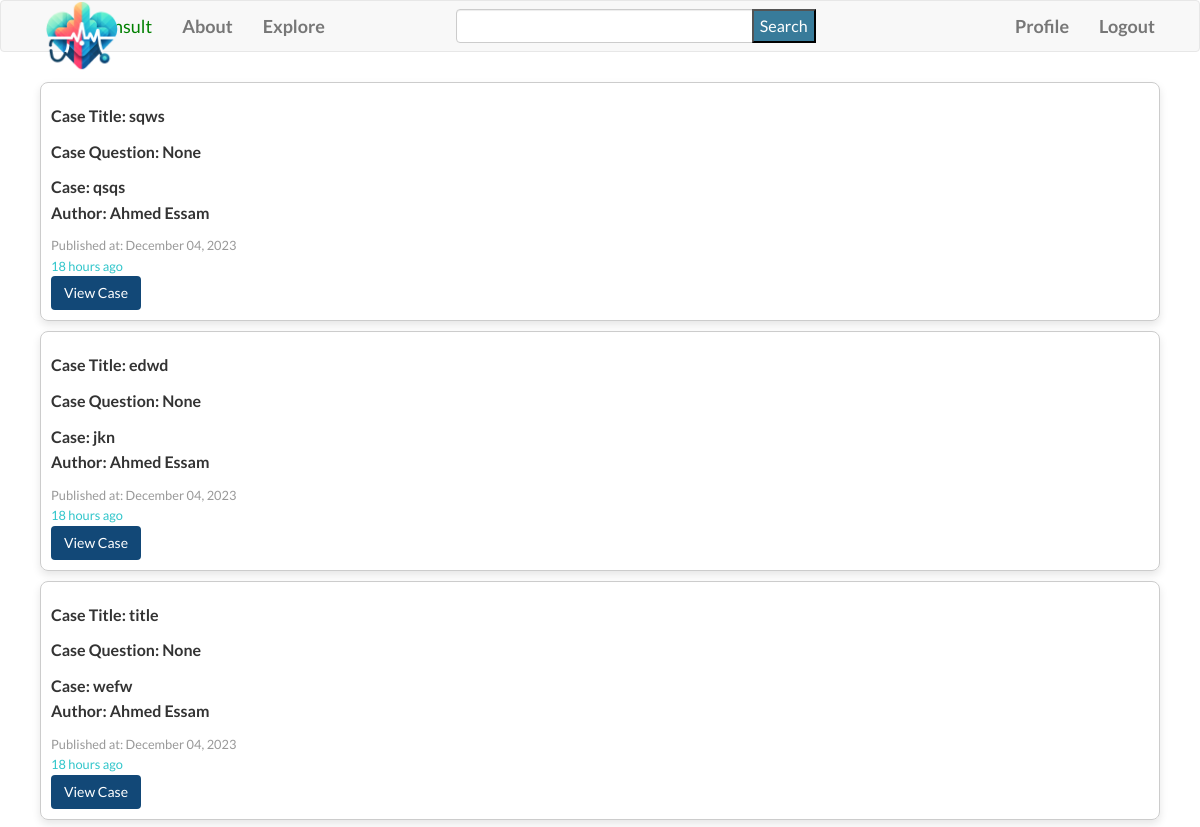
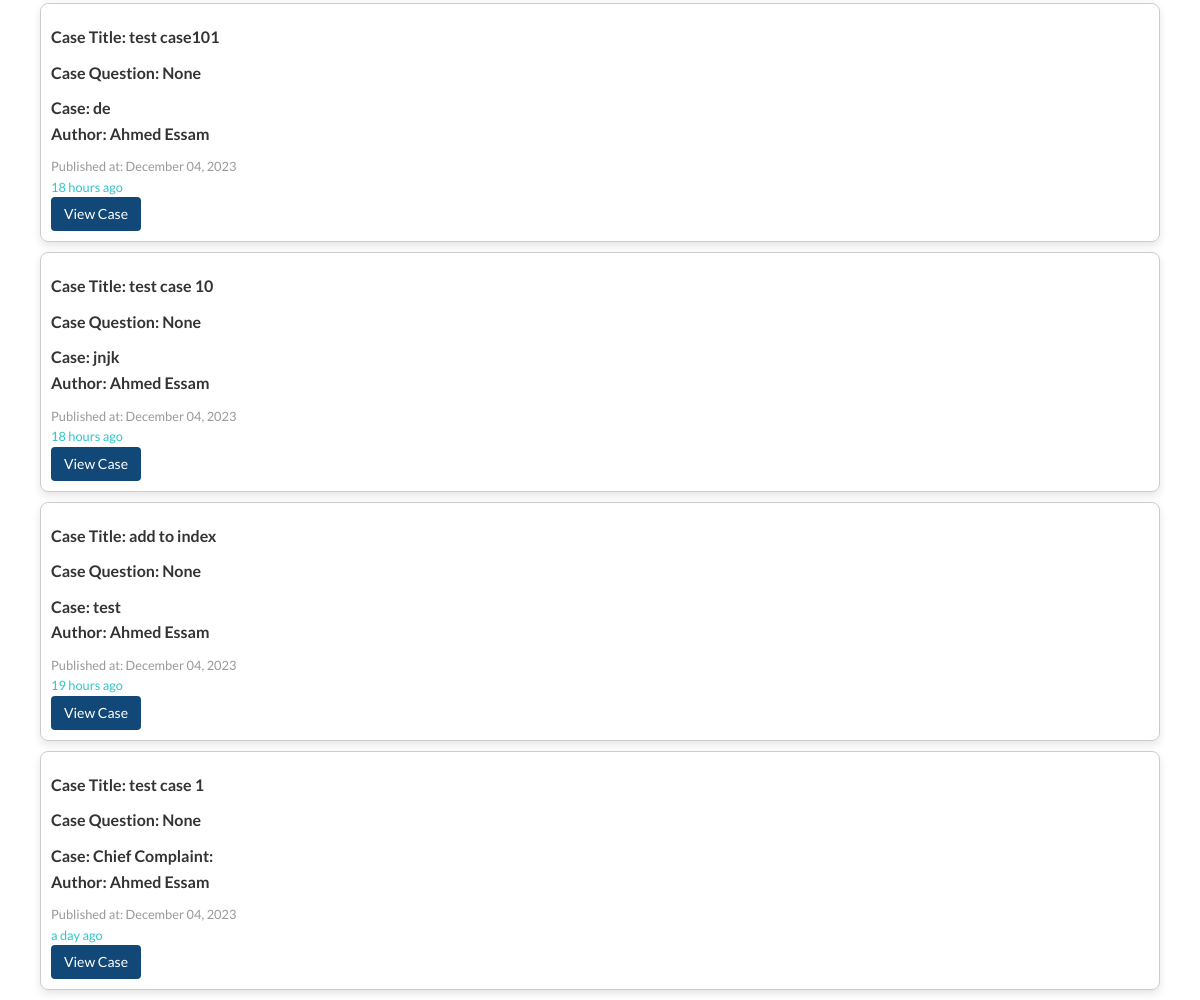
Screenshot of /explore (signed in) with the database file from the repository (2 pictures, top to bottom).
### app/models.py (models this page shows, shortened)
class Case(db.Model):
    __tablename__ = 'case'
    id = db.Column(db.Integer, primary_key=True)
    title = db.Column(db.String(140))
    question = db.Column(db.String(140))
    patient_age = db.Column(db.String(20))
    patient_sex = db.Column(db.String(10))
    chief_complaint = db.Column(db.Text)
    medical_history = db.Column(db.Text)
    current_medications = db.Column(db.Text)
    image_files = db.Column(db.String(255))  # Store file paths for images
    lab_files = db.Column(db.String(255))  # Store file paths for lab files
    timestamp = db.Column(db.DateTime, index=True, default=datetime.utcnow)
    user_id = db.Column(db.Integer, db.ForeignKey('user.id'))
    comments = db.relationship('Comment', backref='case', lazy='dynamic')

class User(UserMixin,db.Model):
    id = db.Column(db.Integer, primary_key=True)
    username = db.Column(db.String(65), index=True, unique=True)
    email = db.Column(db.String(120), index=True, unique=True)
    password_hash = db.Column(db.String(128))
    bio = db.Column(db.String(200))
    medical_degree = db.Column(db.String(100))
    speciality = db.Column(db.String(100))
    licenses = db.Column(db.String(200))
    last_seen = db.Column(db.DateTime, default=datetime.utcnow)
    cases = db.relationship('Case', backref='author', lazy="dynamic")
    followed = db.relationship(
        'User',
        secondary=followers,
        primaryjoin=(followers.c.follower_id == id),
        secondaryjoin=(followers.c.followed_id == id),
        backref=db.backref('followers',lazy='dynamic'),
        lazy='dynamic'
        )
    comments= db.relationship('Comment', backref='author', lazy='dynamic')

### app/routes.py (the view)
@app.route('/explore')
@login_required
def explore():
    page = request.args.get('page', 1, type=int)
    cases = Case.query.order_by(Case.timestamp.desc()).paginate(page=page, per_page=app.config['CASES_PER_PAGE'], error_out=False)
    return render_template('explore.html', title='Explore', cases=cases.items)

### forms.py
class SearchForm(FlaskForm):
    query = StringField('Query', validators=[DataRequired()])
    submit = SubmitField('Search')

### app/routes.py (called while the page is built)
@login.user_loader
def load_user(id):
    return User.query.get(int(id))

@app.before_request
def before_request():
    if current_user.is_authenticated:
        current_user.last_seen = datetime.utcnow()
        db.session.commit()
        g.search_form = SearchForm()

### app/templates/explore.html (shortened to what this page needs)
{% extends "base.html" %}
{% import 'bootstrap/wtf.html' as wtf %}
{% block head %}
    {{ super() }}
    <link rel="stylesheet" href="{{ url_for('static', filename='css/explore.css') }}">
{% endblock %}
{% block app_content %}
{% for case in cases %}
<div class="case-block">
    <div class="row">
        <div class="col-md-8">
            <p class="case-title">Case Title: <b>{{ case.title }}</b></p>
            <p class="case-title">Case Question: <b>{{ case.question }}</b></p>
            <p class="case-complaint">Case: {{ case.chief_complaint }}</p>
            <p class="case-author">
                <span>Author:
                </span>  {{ case.author.username if case.author }}
            </p>
            <p class="case-date">Published at:
                {{ (case.timestamp.strftime('%B %d, %Y')) }} <br>
                <span style="color:#2FC5CA">
                    {{ moment(case.timestamp).fromNow() }}
                </span>
            </p>
            <p class="case-link">
                <a class="btn" style="background-color:#124877;" href="{{ url_for('show_case', case_id=case.id) }}">View Case</a>
            </p>
        </div>
        <div class="col-md-4">
        </div>
    </div>
</div>
{% endfor %}
{% endblock %}

### app/templates/base.html (shortened to what this page needs)
{% extends 'bootstrap/base.html' %}
{% block head %}
    {{ super() }}
    <link rel="stylesheet" href="{{ url_for('static', filename='css/base.css') }}">
    <link rel="stylesheet" href="https://cdnjs.cloudflare.com/ajax/libs/font-awesome/5.15.3/css/all.min.css">
{% endblock %}
{% block navbar %}
    <nav class="navbar navbar-default">
        <div class="container">
            <div class="navbar-header">
                <a  href="{{ url_for('index') }}">
                    <img id="logo" src="{{ url_for('static', filename='images/mediconsult_.png') }}">
                </a>
                <a class="navbar-brand" href="{{ url_for('index') }}" style="color:green; margin-left:5px">MediConsult</a>            </div>
                <div class="collapse navbar-collapse" id="bs-example-navbar-collapse-1">
                <ul class="nav navbar-nav">
                    <li><a href="{{ url_for('about') }}">About</a></li>
                    <li><a href="{{ url_for('explore') }}">Explore</a></li>
                </ul>
                <div class="search_form">
                    <form method="GET" action="/search">
                        {{ g.search_form.query(class='form-control') }}
                        {{ g.search_form.submit(id="search_submit") }}
                    </form>
                </div>
                <ul class="nav navbar-nav navbar-right">
                    {% if current_user.is_anonymous %}
                    <li><a href="{{ url_for('login') }}">Login</a></li>
                    {% else %}
                    <li><a href="{{ url_for('user', username=current_user.username) }}">Profile</a></li>
                    <li><a href="{{ url_for('logout') }}">Logout</a></li>
                    {% endif %}
                </ul>
            </div>
        </div>
    </nav>
{% endblock %}
{% block content %}
    <div class="container">
        {% block app_content %}{% endblock %}
    </div>
{% endblock %}

### app/static/css/base.css (style rules this page uses)
body, ul, li, p { margin: 0; padding: 0; }
body { margin: 0 !important; font-family: 'Lato', sans-serif; line-height: 1.6; font-size: 16px; min-height: 100vh; overflow-x: hidden; }
.row { display: flex; flex-wrap: wrap; }
#logo { width: 10%; position: absolute; top: -24px; left: 20px; margin-right: 3px; z-index: 10; }
.navbar-brand { margin-left: 3px; }
nav li a { font-weight: 600; font-size: 18px; }
li { list-style-type: none; }
.search_form { position: absolute; left: 38%; top: 16%; width: 30%; }
#search_submit { position: absolute; top: 0; right: 0; background-color: #387B9A; height: 100%; color: white; }

### app/static/css/explore.css (style rules this page uses)
.case-block { border: 1px solid #ccc; border-radius: 8px; padding: 10px; margin: 10px; box-shadow: 0 4px 8px rgba(0, 0, 0, 0.1); }
.case-author { font-weight: bold; color: #333; }
.case-title { font-weight: bold; color: #333; margin-top: 10px; }
.case-complaint { margin-top: 10px; font-weight: bold; color: #333; }
.case-date { font-size: 0.8em; color: #999; margin-top: 10px; }
.case-link a { color: white; text-decoration: none; }

### rows the page displays
Case: title "sqws", question "None", chief_complaint "qsqs", author "Ahmed Essam", timestamp "December 04, 2023", timestamp "18 hours ago"
Case: title "edwd", question "None", chief_complaint "jkn", author "Ahmed Essam", timestamp "December 04, 2023", timestamp "18 hours ago"
Case: title "title", question "None", chief_complaint "wefw", author "Ahmed Essam", timestamp "December 04, 2023", timestamp "18 hours ago"
Case: title "test case101", question "None", chief_complaint "de", author "Ahmed Essam", timestamp "December 04, 2023", timestamp "18 hours ago"
Case: title "test case 10", question "None", chief_complaint "jnjk", author "Ahmed Essam", timestamp "December 04, 2023", timestamp "18 hours ago"
Case: title "add to index", question "None", chief_complaint "test", author "Ahmed Essam", timestamp "December 04, 2023", timestamp "19 hours ago"
Case: title "test case 1", question "None", chief_complaint "Chief Complaint:", author "Ahmed Essam", timestamp "December 04, 2023", timestamp "a day ago"
